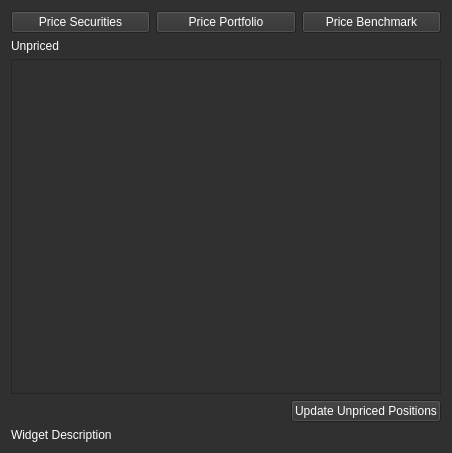
<?xml version="1.0" encoding="UTF-8"?>
<ui version="4.0">
 <class>Form</class>
 <widget class="QWidget" name="Form">
  <property name="geometry">
   <rect>
    <x>0</x>
    <y>0</y>
    <width>452</width>
    <height>453</height>
   </rect>
  </property>
  <property name="maximumSize">
   <size>
    <width>455</width>
    <height>455</height>
   </size>
  </property>
  <property name="windowTitle">
   <string>Form</string>
  </property>
  <property name="styleSheet">
   <string notr="true">background-color: rgb(48, 48, 48);
font: 10pt &quot;Bloomberg Prop Unicode N&quot;;
color: rgb(255, 255, 255);
</string>
  </property>
  <layout class="QHBoxLayout" name="horizontalLayout_3">
   <item>
    <layout class="QVBoxLayout" name="verticalLayout_3">
     <item>
      <layout class="QVBoxLayout" name="verticalLayout">
       <item>
        <layout class="QHBoxLayout" name="horizontalLayout">
         <item>
          <widget class="QPushButton" name="pushButtonPriceSecurities">
           <property name="enabled">
            <bool>true</bool>
           </property>
           <property name="text">
            <string>Price Securities</string>
           </property>
          </widget>
         </item>
         <item>
          <widget class="QPushButton" name="pushButtonPricePortfolio">
           <property name="enabled">
            <bool>true</bool>
           </property>
           <property name="text">
            <string>Price Portfolio</string>
           </property>
          </widget>
         </item>
         <item>
          <widget class="QPushButton" name="pushButtonPriceBMK">
           <property name="enabled">
            <bool>true</bool>
           </property>
           <property name="text">
            <string>Price Benchmark</string>
           </property>
          </widget>
         </item>
        </layout>
       </item>
       <item>
        <widget class="QLabel" name="label">
         <property name="text">
          <string>Unpriced</string>
         </property>
        </widget>
       </item>
      </layout>
     </item>
     <item>
      <widget class="QTableWidget" name="tableWidget"/>
     </item>
     <item>
      <layout class="QVBoxLayout" name="verticalLayout_2">
       <item>
        <layout class="QHBoxLayout" name="horizontalLayout_2">
         <item>
          <spacer name="horizontalSpacer">
           <property name="orientation">
            <enum>Qt::Horizontal</enum>
           </property>
           <property name="sizeHint" stdset="0">
            <size>
             <width>40</width>
             <height>20</height>
            </size>
           </property>
          </spacer>
         </item>
         <item>
          <widget class="QPushButton" name="pushButtonUpdateUnpriced">
           <property name="text">
            <string>Update Unpriced Positions</string>
           </property>
          </widget>
         </item>
        </layout>
       </item>
       <item>
        <widget class="QLabel" name="labelWidgetDescription">
         <property name="text">
          <string>Widget Description</string>
         </property>
        </widget>
       </item>
      </layout>
     </item>
    </layout>
   </item>
  </layout>
 </widget>
 <resources/>
 <connections/>
</ui>
